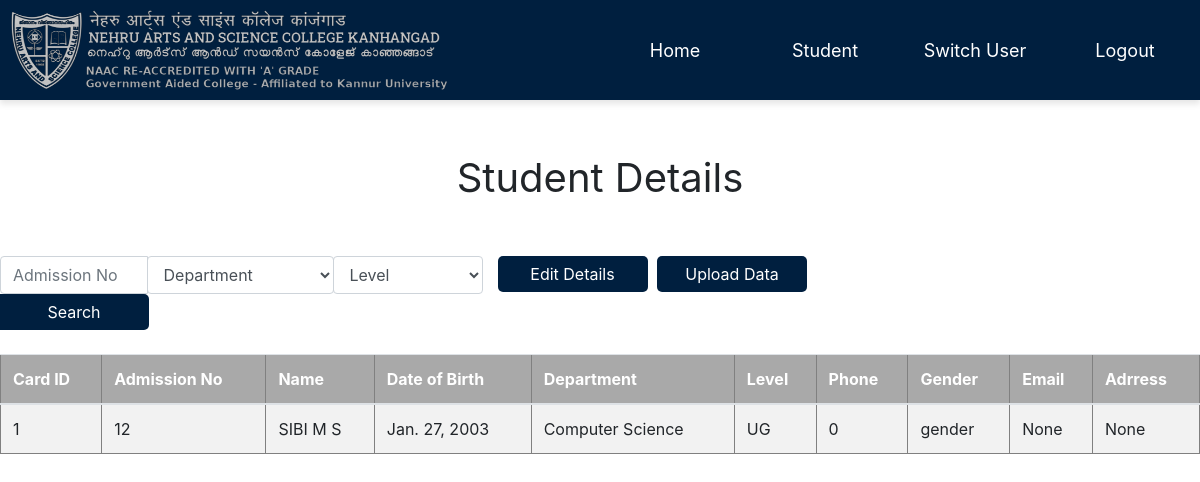
The app's page /check/ (signed in), older data.
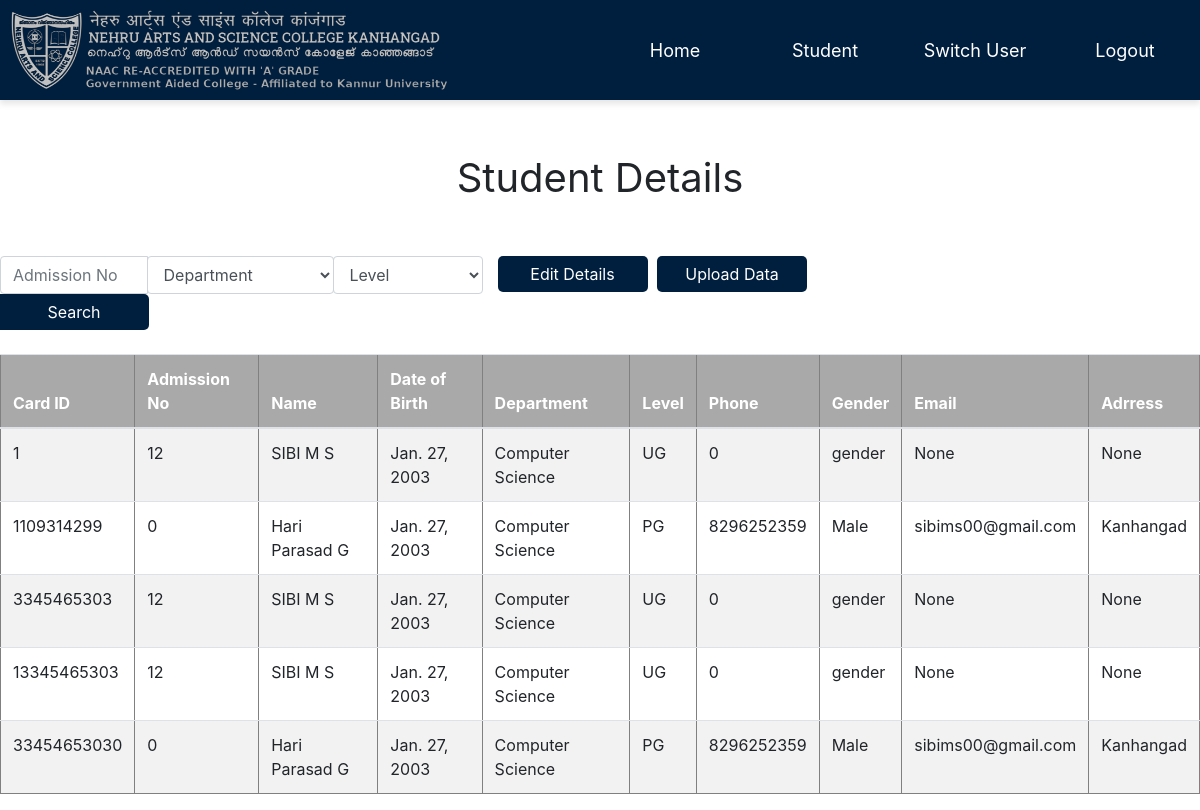
The same page, newer data.
### Home/models.py (models this page shows, shortened)
class Student(models.Model):
    card_id= models.IntegerField(primary_key=True, default=0)
    admission_no = models.IntegerField(default=0)
    name = models.CharField(max_length=50, blank=True, null=True)
    dob = models.DateField(blank=True, null=True)
    department = models.CharField(max_length=50)
    level = models.CharField(max_length=50)
    phone = models.CharField(max_length=10,default=0)
    sex = models.CharField(max_length=50,default='gender')
    email = models.EmailField(blank=True, null=True)
    address = models.CharField(max_length=100, blank=True, null=True)
    time_spend=models.IntegerField(default=0)

### Home/views.py (the view)
# urls.py: path('check/', views.check , name = 'check'),
def check(request):
    users = Student.objects.values('card_id','admission_no', 'name', 'department','level','phone','dob','sex','email','address')
    return render(request, 'studentmanage/manage.html', {'users': users})

### rfid_project/Middleware.py (called while the page is built)
	def __call__(self, request):
		response = self.get_response(request)
		if not request.user.is_authenticated and "/login/" not in request.path:
			return redirect('login')
		return response

### Templates/studentmanage/manage.html (shortened to what this page needs)
{% extends 'navigation/basic.html' %}
{% block body %}
<div class="text-center">
    <br>
    <br>
      <p class="text-center;" style=" font-size:40px">Student Details</p>
    <br>
</div>
<div class="row">
    <div class="col-md-5" style="padding-top: 8px;">
        <form action="{% url 'search' %}" method="post">
            <div class="input-group">
                <input type="number" class="form-control" name="admission_no" id="idInput" placeholder="Admission No">
                <div class="input-group-append">
                    <select class="form-control" name="department" id="departmentDropdown">
                        <option value="">Department</option>
                    </select>
                </div>
                <div class="input-group-append">
                    <select class="form-control" name="level" id="levelDropdown">
                        <option value="">Level</option>
                    </select>
                </div>
                <div class="input-group-append">
                    <button class="btn btn-hover" type="submit">Search</button>
                </div>
            </div>
        </form>
    </div>
    <div style="padding-top: 8px;">
        <a href="/editdata" class="btn">Edit Details</a>
        <a href="/datafs" class="btn">Upload Data</a>
    </div>
</div>
<br>
<table class="table table-striped" border="1">
    <thead>
        <tr>
            <th>Card ID</th>
            <th>Admission No</th>
            <th>Name</th>
            <th>Date of Birth</th>
            <th>Department</th>
            <th>Level</th>
            <th>Phone</th>
            <th>Gender</th>
            <th>Email</th>
            <th>Adrress</th>
        </tr>
    </thead>
    <tbody>
        {% for student in users %}
            <tr>
                <td>{{ student.card_id }}</td>
                <td>{{ student.admission_no }}</td>
                <td>{{ student.name }}</td>
                <td>{{ student.dob }}</td>
                <td>{{ student.department }}</td>
                <td>{{ student.level }}</td>
                <td>{{ student.phone }}</td>
                <td>{{ student.sex }}</td>
                <td>{{ student.email }}</td>
                <td>{{ student.address}}</td>
            </tr>
        {% endfor %}
    </tbody>
</table>
{% endblock %}

### Templates/navigation/basic.html (shortened to what this page needs)
{% load static %}
<!DOCTYPE html>
<html lang="en">
<head>
    <link rel="stylesheet" href="https://stackpath.bootstrapcdn.com/bootstrap/4.3.1/css/bootstrap.min.css"
>
</head>
<body>
<nav class="navbar navbar-expand-lg navbar-dark">
    <a class="navbar-brand" href="/front">
        <img src="{% static 'images/image.png' %}" alt="College Icon" class="college-icon">
    </a>
    <div class="collapse navbar-collapse" id="navbarSupportedContent">
        <ul class="navbar-nav ml-auto">
            <li class="nav-item">
                <a class="nav-link" href="/front" style="color:white;">Home</a>
            </li>
            <li class="nav-item">
                <a class="nav-link" href="/check" style="color:white;">Student</a>
            </li>
            <li class="nav-item">
                <a class="nav-link" href="/switchuser" style="color:white;">Switch User</a>
            </li>
            <li class="nav-item">
                <a class="nav-link" href="/logout" style="color:white;">Logout</a>
            </li>
        </ul>
    </div>
</nav>
{% block body %}{% endblock %}
</body>
</html>

### Templates/navigation/basic.html (style rules this page uses)
.navbar { background-color: #001f3f; color: white; padding: 15px 0; box-shadow: 0 4px 6px rgba(0, 0, 0, 0.1); }
.navbar-brand { font-size: 24px; }
.navbar-nav .nav-link { font-size: 18px; padding: 10px 15px; transition: background-color 0.2s; width: 150px; text-align: center; }
.college-icon { width: 450px; height: 80px; margin-left:10px; margin-top: -10px; margin-bottom: -10px; margin-right: 5px; }

### Templates/studentmanage/manage.html (style rules this page uses)
.btn { background-color: #001f3f; color: white; border: none; margin-right: 5px; border-radius: 5px; cursor: pointer; width: 150px; }
table.table thead { background-color: rgb(169, 169, 169); color: white; }

Row changes from the older to the newer data that the page shows:
added Student: card_id "1109314299", admission_no "0", name "Hari Parasad G", dob "Jan. 27, 2003", department "Computer Science", level "PG", phone "8296252359", sex "Male", email "sibims00@gmail.com", address "Kanhangad"
added Student: card_id "3345465303", admission_no "12", name "SIBI M S", dob "Jan. 27, 2003", department "Computer Science", level "UG", phone "0", sex "gender", email "None", address "None"
added Student: card_id "13345465303", admission_no "12", name "SIBI M S", dob "Jan. 27, 2003", department "Computer Science", level "UG", phone "0", sex "gender", email "None", address "None"
added Student: card_id "33454653030", admission_no "0", name "Hari Parasad G", dob "Jan. 27, 2003", department "Computer Science", level "PG", phone "8296252359", sex "Male", email "sibims00@gmail.com", address "Kanhangad"
